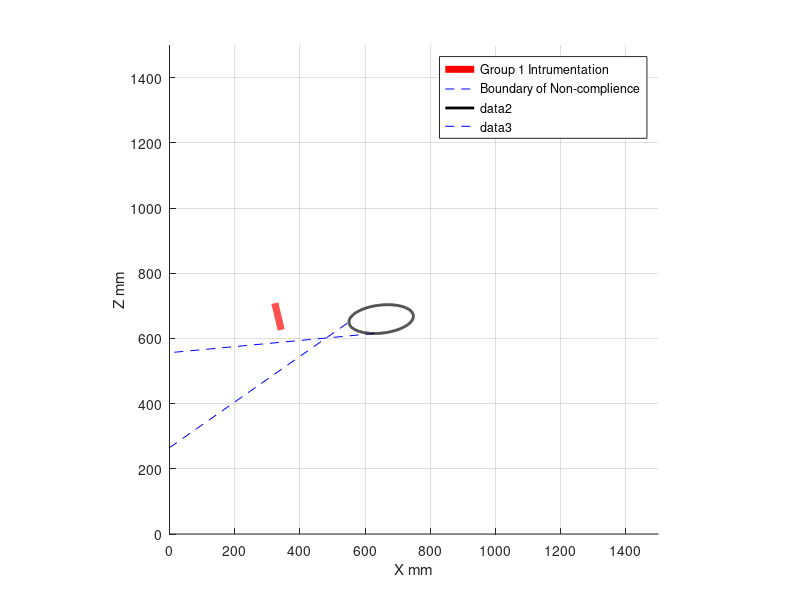

MATLAB code to generate this figure:
% Expanded Packing Calcs referenced using the Global Cartesian Tengo cab Referece Frame
% The Tengo Cab Global Cartesian Referecne frames orgin is located in the verticle 
% z axis at the lower floor of the cab, and the front to back horizontal x location
% at the front extreme of the cab beyoned the accelerator and break pedal. Also note
% that since we are using the floor as the z=0 reference, the H30 values also corresponed
% to the H70 value for z location of the SgRP, definatly not standard practice, however
% very convienent in our case. All this is related in the 2d plane side view of the 
% Tango cab
% z=24.6966 from z=0 to bottom of instramentation
% z= 27.9 from z=0 to top of instramentation
% x=13.49 from x=0 to bottom of instrumentation
% x=12.72 from x=0 top of instramentaion
clear all;
clc;

H30=input("Choose the H30 value you wish to Evaluate ") % Prompt user for input on 
% H30 value, 340 mininmum, and 440 maximum

H30cm=H30/10;

PPAD=78.96-0.15.*(H30cm)-.0173.*(H30cm).^2; % Pedal Plane Angle degrees

PPA=deg2rad(PPAD); % Pedal Plane Angle Radians

L=203.*cos(PPA); % Ball of Foot Reference point lenght to heel mm

X=793.7+.903387.*H30-.00225518.*(H30).^2; % Defines the x location of the Accomidation 
% Tool Reference line aft of the Accomidation Ball of foot Referece point

X95=913.7+.672316.*H30-.0019553.*(H30).^2; % 95th percentile selected seat postion
% Curve where X95 is the location in mm aft of the Ball of foot Reference point

% The following if statments allow for the three directly measured Accomidation
% Ball of foot reference to be used for the H30 values of 340,390,and 440. If none
% of the directly measured values are used, then the linear inturpilated equation
% is used to evaluate AHR, which is obviously less accurate than using one of the
% directly measured values.

if H30==340
  AHR=238.15;
elseif H30==390
 AHR=269.875;
elseif H30==440
  AHR=314.325;
else
  AHR=.762.*(H30)-23;
 endif
 ABFR=AHR-L; % Accomidation Ball of foot Reference point X value from front 
% of cab in terms of H30 mm in the Global cartesian reference frame mm

Xg=X+ABFR; % Class A vehicle Accomidation Tool Referecne line in The Tengo Cab 
% Global Cartesain Coordinate system

X95g=X95+ABFR; % 95th percentile selected seat postion curve in the Tengo cab Global
% Cartesian Coordinate system

L40=input("Choose an L40 Angle Value to Evaluate ")% evaluating on the reasonable
% to the extreme, 25 degrees very common value, 5 degrees is extraordinarly lower
% and 40 degrees is rediculously high.

% Evaluate the center location of our 95th percentile eyellipses 

Cx=X95g-259.91472+10.281641.*(L40)-.032032.*(L40).^2;

Cz=H30+653.71757+.398747.*(L40)-.059301.*(L40).^2;

theta=deg2rad(6.4); % Specifies the Tilt angle of th Eyellipes from the horizontal

alpha=linspace(0,2*pi,1000);

Rx=99.45; % Major Radius/axis ;

Rz=43; % minor Radius/axis;

x=Rx.*cos(alpha).*cos(theta)-Rz.*sin(alpha).*sin(theta)+Cx;

z=Rx.*cos(alpha).*sin(theta)+Rz.*sin(alpha).*cos(theta)+Cz;


% This code specifies the location of the instramentation in the Tango Global
% cartesian reference frame.
zi=[708.66,627.29];
xi=[323.088,342.646];

I=polyfit(xi,zi,1);
i=linspace(342.646 ,323.088,100);
Ii=-4.1604.*i+2052;

alphaminz=4.45295; % The angle value pertaining to the minimum z location on the
% eyellipses

zmin=Rx.*cos(alphaminz).*sin(theta)+Rz.*sin(alphaminz).*cos(theta)+Cz;

xloczmin=Rx.*cos(alphaminz).*cos(theta)-Rz.*sin(alphaminz).*sin(theta)+Cx;

alphaxmax=6.23287; % The angle value pertaining to the maximum x location on the 
% eyellipses

xmax=Rx.*cos(alphaxmax).*cos(theta)-Rz.*sin(alphaxmax).*sin(theta)+Cx;

zlocxmax=Rx.*cos(alphaxmax).*sin(theta)+Rz.*sin(alphaxmax).*cos(theta)+Cz;

zp=-406.4;% coresponds to street level in the tangos global carteesian coordinat 
% System
xp=xmax-11000;

LPz=[zmin,zp];

LPx=[xloczmin,xp];

alphaxmin=3.09442;

xmin=Rx.*cos(alphaxmin).*cos(theta)-Rz.*sin(alphaxmin).*sin(theta)+Cx;

zlocxmin=Rx.*cos(alphaxmin).*sin(theta)+Rz.*sin(alphaxmin).*cos(theta)+Cz;

ang=deg2rad(35);
zr=zlocxmin-(xmin*tan(ang));

LRz=[zr,zlocxmin];
LRx=[0,xmin];

%c=linspace(0,980,100);

%z1=0.12213.*c+801.68140; % equation for top complience boundary line

%v=1.4282.*c-345.3256;


hold on;
axis equal;
grid on;
plot(i,Ii,"color",'r','lineWidth',5,";Group 1 Intrumentation;");
plot(LPx,LPz,"color",'b',"linestyle","--",";Boundary of Non-complience;");
plot(x,z,'lineWidth',2,'color','k')
plot(LRx,LRz,"color",'b',"linestyle","--");
%plot(c,z1,"color",'k');
%plot(c,v,"color",'k');
xlim([0 1500]);
ylim([0 1500]);
xlabel("X mm");
ylabel("Z mm");